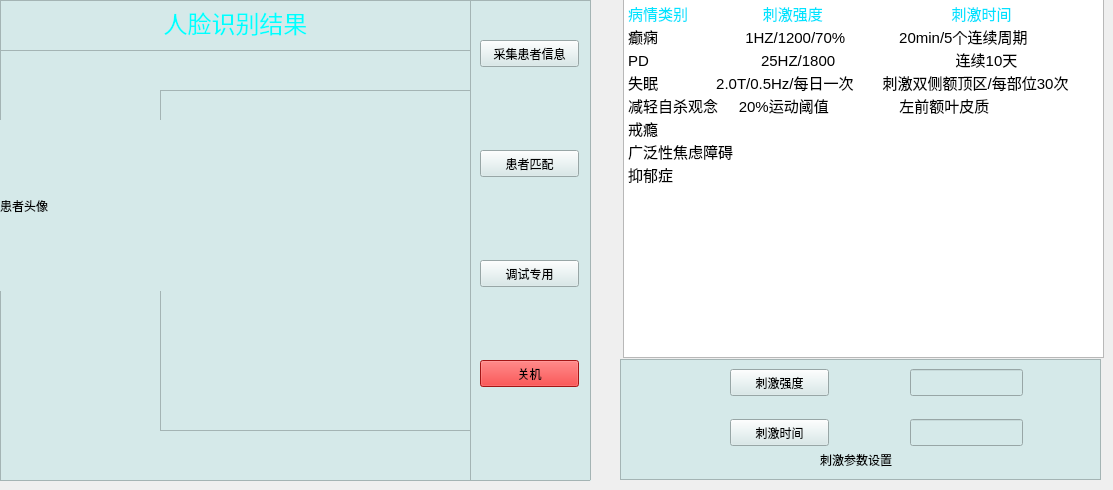
      <widget class="QWidget" name="tab_3">
       <attribute name="title">
        <string>患者数据</string>
       </attribute>
       <widget class="QTextEdit" name="textEdit">
        <property name="geometry">
         <rect>
          <x>623</x>
          <y>-3</y>
          <width>481</width>
          <height>361</height>
         </rect>
        </property>
        <property name="html">
         <string>&lt;!DOCTYPE HTML PUBLIC &quot;-//W3C//DTD HTML 4.0//EN&quot; &quot;http://www.w3.org/TR/REC-html40/strict.dtd&quot;&gt;
&lt;html&gt;&lt;head&gt;&lt;meta name=&quot;qrichtext&quot; content=&quot;1&quot; /&gt;&lt;style type=&quot;text/css&quot;&gt;
p, li { white-space: pre-wrap; }
&lt;/style&gt;&lt;/head&gt;&lt;body style=&quot; font-family:'Ubuntu'; font-size:11pt; font-weight:400; font-style:normal;&quot;&gt;
&lt;p style=&quot; margin-top:0px; margin-bottom:0px; margin-left:0px; margin-right:0px; -qt-block-indent:0; text-indent:0px;&quot;&gt;&lt;span style=&quot; color:#00e4ff;&quot;&gt;病情类别                  刺激强度 &lt;/span&gt;                   &lt;span style=&quot; color:#00e2ff;&quot;&gt;           刺激时间&lt;/span&gt;&lt;/p&gt;
&lt;p style=&quot; margin-top:0px; margin-bottom:0px; margin-left:0px; margin-right:0px; -qt-block-indent:0; text-indent:0px;&quot;&gt;癫痫                     1HZ/1200/70%             20min/5个连续周期&lt;/p&gt;
&lt;p style=&quot; margin-top:0px; margin-bottom:0px; margin-left:0px; margin-right:0px; -qt-block-indent:0; text-indent:0px;&quot;&gt;PD                           25HZ/1800                             连续10天&lt;/p&gt;
&lt;p style=&quot; margin-top:0px; margin-bottom:0px; margin-left:0px; margin-right:0px; -qt-block-indent:0; text-indent:0px;&quot;&gt;失眠              2.0T/0.5Hz/每日一次       刺激双侧额顶区/每部位30次&lt;/p&gt;
&lt;p style=&quot; margin-top:0px; margin-bottom:0px; margin-left:0px; margin-right:0px; -qt-block-indent:0; text-indent:0px;&quot;&gt;减轻自杀观念     20%运动阈值                 左前额叶皮质&lt;/p&gt;
&lt;p style=&quot; margin-top:0px; margin-bottom:0px; margin-left:0px; margin-right:0px; -qt-block-indent:0; text-indent:0px;&quot;&gt;戒瘾&lt;/p&gt;
&lt;p style=&quot; margin-top:0px; margin-bottom:0px; margin-left:0px; margin-right:0px; -qt-block-indent:0; text-indent:0px;&quot;&gt;广泛性焦虑障碍&lt;/p&gt;
&lt;p style=&quot; margin-top:0px; margin-bottom:0px; margin-left:0px; margin-right:0px; -qt-block-indent:0; text-indent:0px;&quot;&gt;抑郁症&lt;/p&gt;&lt;/body&gt;&lt;/html&gt;</string>
        </property>
       </widget>
       <widget class="QFrame" name="frame_10">
        <property name="geometry">
         <rect>
          <x>-50</x>
          <y>0</y>
          <width>641</width>
          <height>481</height>
         </rect>
        </property>
        <property name="styleSheet">
         <string notr="true">background-color: rgb(213, 233, 233);</string>
        </property>
        <property name="frameShape">
         <enum>QFrame::StyledPanel</enum>
        </property>
        <property name="frameShadow">
         <enum>QFrame::Raised</enum>
        </property>
        <widget class="QPushButton" name="pushButton">
         <property name="geometry">
          <rect>
           <x>530</x>
           <y>40</y>
           <width>99</width>
           <height>27</height>
          </rect>
         </property>
         <property name="text">
          <string>采集患者信息</string>
         </property>
        </widget>
        <widget class="QPushButton" name="pushButton_2">
         <property name="geometry">
          <rect>
           <x>530</x>
           <y>150</y>
           <width>99</width>
           <height>27</height>
          </rect>
         </property>
         <property name="text">
          <string>患者匹配</string>
         </property>
        </widget>
        <widget class="QPushButton" name="pushButton_3">
         <property name="geometry">
          <rect>
           <x>530</x>
           <y>260</y>
           <width>99</width>
           <height>27</height>
          </rect>
         </property>
         <property name="text">
          <string>调试专用</string>
         </property>
        </widget>
        <widget class="QFrame" name="frame_11">
         <property name="geometry">
          <rect>
           <x>50</x>
           <y>0</y>
           <width>471</width>
           <height>481</height>
          </rect>
         </property>
         <property name="styleSheet">
          <string notr="true"/>
         </property>
         <property name="frameShape">
          <enum>QFrame::StyledPanel</enum>
         </property>
         <property name="frameShadow">
          <enum>QFrame::Raised</enum>
         </property>
         <widget class="QLabel" name="patien_jpg">
          <property name="geometry">
           <rect>
            <x>0</x>
            <y>120</y>
            <width>161</width>
            <height>171</height>
           </rect>
          </property>
          <property name="text">
           <string>患者头像</string>
          </property>
         </widget>
         <widget class="QTextEdit" name="patient_data">
          <property name="geometry">
           <rect>
            <x>160</x>
            <y>90</y>
            <width>311</width>
            <height>341</height>
           </rect>
          </property>
         </widget>
         <widget class="QTextEdit" name="textEdit_3">
          <property name="geometry">
           <rect>
            <x>0</x>
            <y>0</y>
            <width>471</width>
            <height>51</height>
           </rect>
          </property>
          <property name="html">
           <string>&lt;!DOCTYPE HTML PUBLIC &quot;-//W3C//DTD HTML 4.0//EN&quot; &quot;http://www.w3.org/TR/REC-html40/strict.dtd&quot;&gt;
&lt;html&gt;&lt;head&gt;&lt;meta name=&quot;qrichtext&quot; content=&quot;1&quot; /&gt;&lt;style type=&quot;text/css&quot;&gt;
p, li { white-space: pre-wrap; }
&lt;/style&gt;&lt;/head&gt;&lt;body style=&quot; font-family:'Ubuntu'; font-size:11pt; font-weight:400; font-style:normal;&quot;&gt;
&lt;p align=&quot;center&quot; style=&quot; margin-top:0px; margin-bottom:0px; margin-left:0px; margin-right:0px; -qt-block-indent:0; text-indent:0px;&quot;&gt;&lt;span style=&quot; font-size:18pt; color:#00ffff;&quot;&gt;人脸识别结果&lt;/span&gt;&lt;/p&gt;&lt;/body&gt;&lt;/html&gt;</string>
          </property>
         </widget>
         <zorder>patient_data</zorder>
         <zorder>patien_jpg</zorder>
         <zorder>textEdit_3</zorder>
        </widget>
        <widget class="QPushButton" name="close_system">
         <property name="geometry">
          <rect>
           <x>530</x>
           <y>360</y>
           <width>99</width>
           <height>27</height>
          </rect>
         </property>
         <property name="styleSheet">
          <string notr="true">background-color:rgb(230, 29, 29)</string>
         </property>
         <property name="text">
          <string>关机</string>
         </property>
        </widget>
       </widget>
       <widget class="QFrame" name="frame_14">
        <property name="geometry">
         <rect>
          <x>620</x>
          <y>359</y>
          <width>481</width>
          <height>121</height>
         </rect>
        </property>
        <property name="styleSheet">
         <string notr="true">background-color: rgb(213, 233, 233);</string>
        </property>
        <property name="frameShape">
         <enum>QFrame::StyledPanel</enum>
        </property>
        <property name="frameShadow">
         <enum>QFrame::Raised</enum>
        </property>
        <widget class="QPushButton" name="pushButton_4">
         <property name="geometry">
          <rect>
           <x>110</x>
           <y>10</y>
           <width>99</width>
           <height>27</height>
          </rect>
         </property>
         <property name="styleSheet">
          <string notr="true">background-color: rgb(213, 233, 233);</string>
         </property>
         <property name="text">
          <string>刺激强度</string>
         </property>
        </widget>
        <widget class="QPushButton" name="pushButton_5">
         <property name="geometry">
          <rect>
           <x>110</x>
           <y>60</y>
           <width>99</width>
           <height>27</height>
          </rect>
         </property>
         <property name="styleSheet">
          <string notr="true"/>
         </property>
         <property name="text">
          <string>刺激时间</string>
         </property>
        </widget>
        <widget class="QLineEdit" name="lineEdit">
         <property name="geometry">
          <rect>
           <x>290</x>
           <y>10</y>
           <width>113</width>
           <height>27</height>
          </rect>
         </property>
        </widget>
        <widget class="QLineEdit" name="lineEdit_2">
         <property name="geometry">
          <rect>
           <x>290</x>
           <y>60</y>
           <width>113</width>
           <height>27</height>
          </rect>
         </property>
        </widget>
        <widget class="QLabel" name="label_57">
         <property name="geometry">
          <rect>
           <x>200</x>
           <y>90</y>
           <width>131</width>
           <height>21</height>
          </rect>
         </property>
         <property name="styleSheet">
          <string notr="true">font: 14pt &quot;Ubuntu&quot;;</string>
         </property>
         <property name="text">
          <string>刺激参数设置</string>
         </property>
        </widget>
       </widget>
       <zorder>frame_14</zorder>
       <zorder>textEdit</zorder>
       <zorder>frame_10</zorder>
      </widget>
